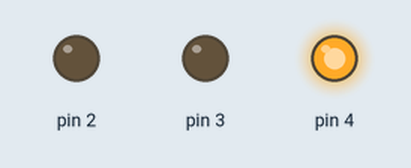
Simulated run of this sketch. Board: Arduino Uno, built with avr-gcc and run on an emulated ATmega328P. Parts: output pins drawn as LEDs (lit = HIGH).

Above: at 2.5 s.
At 6.0 s:
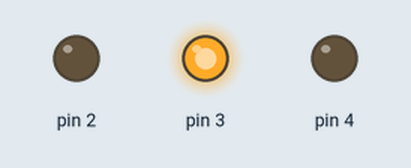
At 9.5 s:
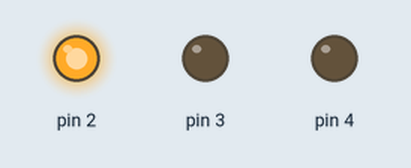
Timing chart, 0 to 15.6 s (numbered marks = the images above):
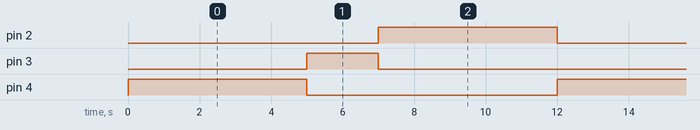

The sketch:

trafic_control_system1.ino
```cpp
void setup()
{
  pinMode(4, OUTPUT);
  pinMode(3, OUTPUT);
  pinMode(2, OUTPUT);
}

void loop()
{
  digitalWrite(4, HIGH); // For green LED
  delay(5000); // Wait for 3 second
  digitalWrite(4, LOW);


  digitalWrite(3, HIGH); // For orange LED
  delay(2000);  // Wait for 1 second
  digitalWrite(3, LOW);


  digitalWrite(2, HIGH);  // For the red LED
  delay(5000); // Wait for 3 second
  digitalWrite(2, LOW);
}
```

Measured:
- by itself, pin 2, pin 4: alternates HIGH for 5.0 s and LOW for 7.0 s
- by itself, pin 3: alternates HIGH for 2.0 s and LOW for 10.0 s
- by itself, everything shown: repeats every 12.0 s, in 4 steps
